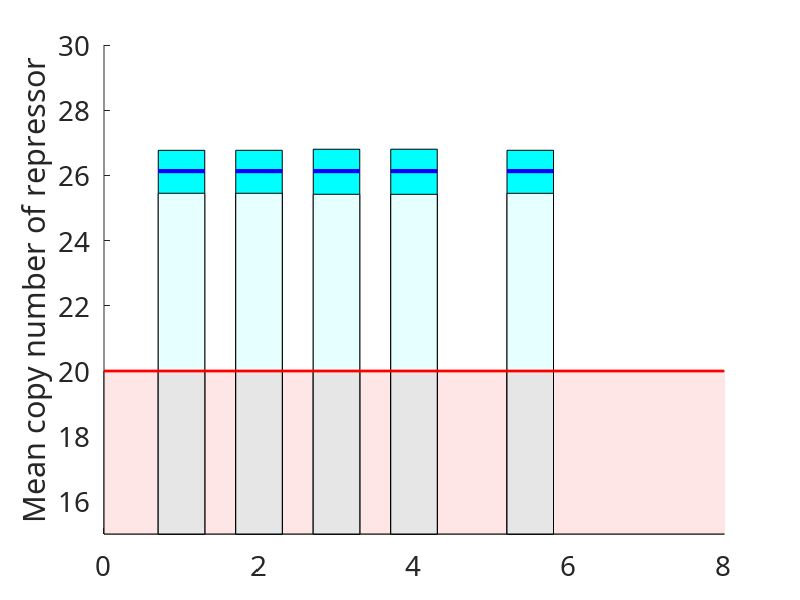
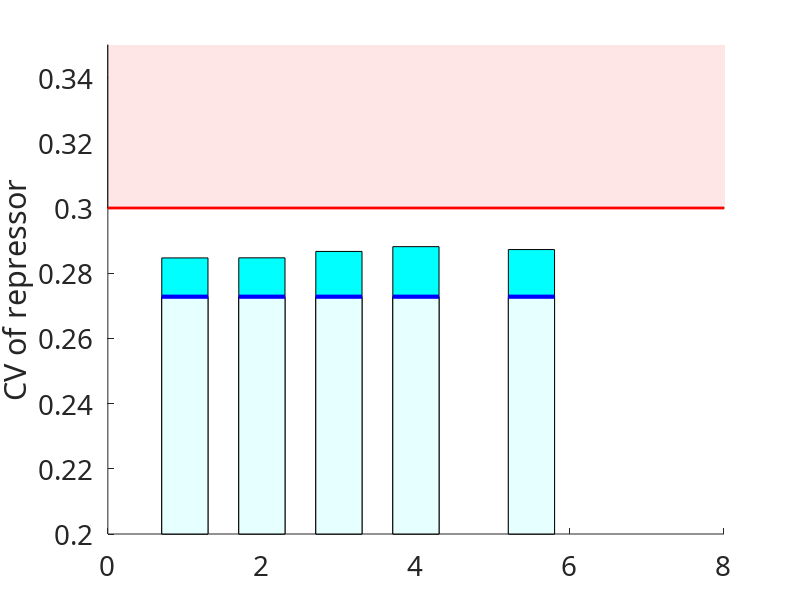

MATLAB code for these plots, in order:
clear
set(0, 'defaultTextFontName', 'Calibri');
set(0, 'defaultAxesFontName', 'Calibri');
set(0, 'DefaultTextFontSize',20);
set(0, 'defaultAxesFontSize', 20);

load SensitivityAnalysis.mat

figure(1)
rectangle('Position',[0,15,8.5,5],'FaceColor',[1 0.9 0.9])
hold on
for i=1:4
rectangle('Position',[i-0.3,15,0.6,Ave(1,i,1)-15],'FaceColor',[0 1 1])
hold on
rectangle('Position',[i-0.3,15,0.6,Ave(2,i,1)-15],'FaceColor',[0.9 1 1])
hold on
plot([i-0.3,i+0.3],[ave0max(1),ave0max(1)],'b','LineWidth',3)
hold on
rectangle('Position',[i-0.3,15,0.6,5],'FaceColor',[0.9 0.9 0.9])
hold on
end

i=5;
rectangle('Position',[i-0.3+0.5,15,0.6,Ave(1,i,1)-15],'FaceColor',[0 1 1])
hold on
rectangle('Position',[i-0.3+0.5,15,0.6,Ave(2,i,1)-15],'FaceColor',[0.9 1 1])
hold on
plot([i-0.3+0.5,i+0.3+0.5],[ave0max(1),ave0max(1)],'b','LineWidth',3)
hold on
rectangle('Position',[i-0.3+0.5,15,0.6,5],'FaceColor',[0.9 0.9 0.9])
hold on


plot([0,8],[20,20],'r','LineWidth',2)
xlim([0,8])
ylim([15,30])
ylabel('Mean copy number of repressor')

NominalError=(ave0max(1)-ave0min(1))/ave0min(1)*100
AveError=(Ave(:,:,1)-ones(2,5).*((ave0max(1)+ave0min(1))/2))./((ave0max(1)+ave0min(1))/2).*100


figure(2)
rectangle('Position',[0,0.3,8.5,0.1],'FaceColor',[1 0.9 0.9])
hold on
for i=1:4
rectangle('Position',[i-0.3,0.2,0.6,CV(1,i,1)-0.2],'FaceColor',[0 1 1])
hold on
rectangle('Position',[i-0.3,0.2,0.6,CV0max(1)-0.2],'FaceColor',[0.9 1 1])
hold on
plot([i-0.3,i+0.3],[CV0max(1),CV0max(1)],'b','LineWidth',3)
hold on
end
i=5;
rectangle('Position',[i-0.3+0.5,0.2,0.6,CV(1,i,1)-0.2],'FaceColor',[0 1 1])
hold on
rectangle('Position',[i-0.3+0.5,0.2,0.6,CV0max(1)-0.2],'FaceColor',[0.9 1 1])
hold on
plot([i-0.3+0.5,i+0.3+0.5],[CV0max(1),CV0max(1)],'b','LineWidth',3)
hold on
plot([0,8],[0.30,0.30],'r','LineWidth',2)
xlim([0,8])
ylim([0.20,0.35])
ylabel('CV of repressor')